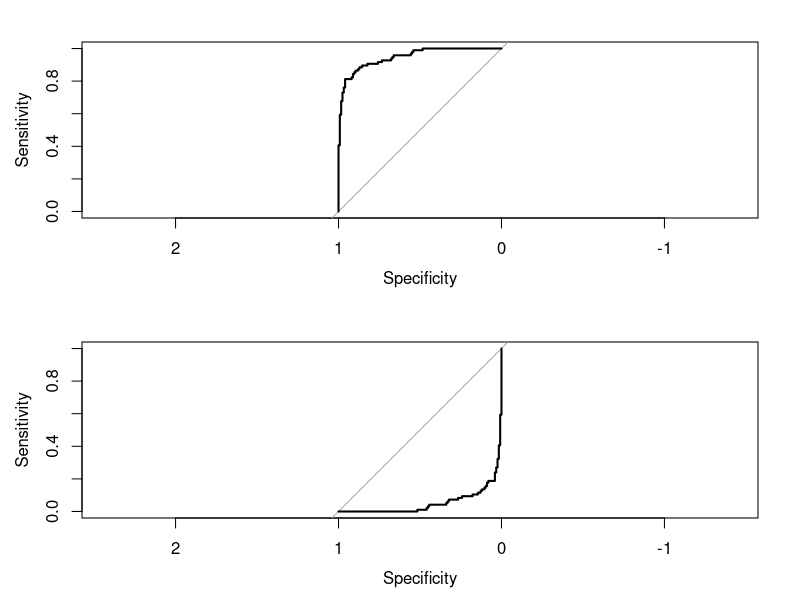

R code for this plot: (Note: this script raises an error after producing the figure.)
library(tidyverse)
n1 <- 100
mean1 <- -1
sd1 <- 1

n2 <- 120
mean2 <- 1
sd2 <- 2

line <- 0.33


tb <- rbind(
        tibble(x = c(rnorm(n1, mean = mean1, sd = sd1)),
              response = rbinom(n = n1, size = 1, prob = pnorm(x))),
        tibble(x = c(rnorm(n2, mean = mean2, sd = sd2)),
               response = rbinom(n = n2, size = 1, prob = pnorm(x)))
        )
#tb$response <- factor(tb$response)
Colors <- c("1" = "grey", "0" = "white")
names(Colors)  
Colors[names(Colors)=="0"]

tb %>% mutate(predict = as.factor(x > line))

rep(c(1,2), each = c(10,2))
rep(1:3,times = 10)
rep(1:3,each = 10)
library("pROC")
tb <- tibble(x = rnorm(n = n1 + n2, mean = c(rep(mean1, n1), rep(mean2, n2)), sd = c(rep(sd1, n1), rep(sd2,n2))),
       response = rbinom(n = n1+n2, size = 1, prob = pnorm(x)),
       predict  = as.integer(1))

roc_obj <- pROC::roc(response ~ x, data = tb)
roc_obj2 <- pROC::roc(response ~ x, data = tb, direction = ">")

str(roc_obj)
par(mfrow = c(2,1))
plot(roc_obj)
plot(roc_obj2)
eval(1,  roc_obj$direction, 3)


eval(quote("1<2"))
substitute(paste0("1", roc_obj$thresholds, "3"))
plot(roc_obj)
roc_obj$direction
line <- -1
tb
x
tb %>% mutate(class = eval(parse(text = paste0("x", roc_obj$direction, line))))

#tb$response <- factor(tb$response)
Colors <- c("1" = "grey", "0" = "white")
names(Colors)  
Colors[names(Colors)=="0"]

p <- tb %>% ggplot(aes(x = x, fill = factor(response))) + geom_density(alpha = 0.3) + 
  scale_fill_manual(values = Colors) + 
  geom_vline(aes(xintercept=line), linetype="dashed")
p
d <- ggplot_build(p)$data[[1]]

p + geom_area(data = subset(d, x > line & fill == Colors[names(Colors)=="0"]), 
              aes(x=x, y=y), fill="red", alpha = 0.6) +
  geom_area(data = subset(d, x < line & fill == Colors[names(Colors)=="1"]), 
            aes(x=x, y=y), fill="orange", alpha = 0.6) 
p
